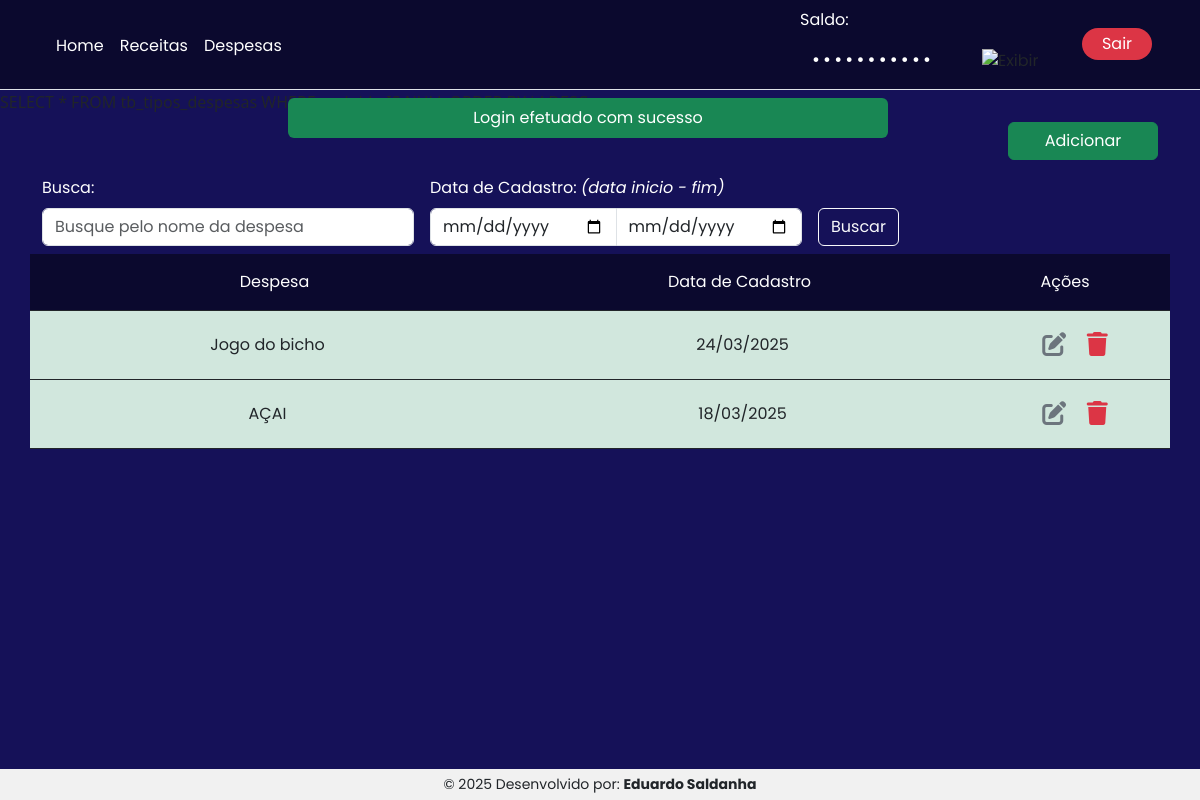
Screenshot of /listar_tipos_de_despesas (signed in) with the database file from the repository.
### tables this page shows
CREATE TABLE `tb_usuarios`  (
  `id` int NOT NULL AUTO_INCREMENT,
  `cpf` varchar(14) NULL DEFAULT '',
  `senha` varchar(255) NULL DEFAULT NULL,
  `saldo` varchar(255) NULL DEFAULT NULL,
  `entrada` varchar(255) NULL DEFAULT NULL,
  `nome` varchar(255) NULL DEFAULT NULL,
  PRIMARY KEY (`id`) USING BTREE
);

CREATE TABLE `tb_tipos_despesas`  (
  `id` int NOT NULL AUTO_INCREMENT,
  `despesa` varchar(255) NULL DEFAULT '',
  `data_cadastro` datetime NULL DEFAULT NULL,
  `excluido` char(1) NULL DEFAULT NULL,
  PRIMARY KEY (`id`) USING BTREE
);

### includes/functions.php (called while the page is built, shortened)
<?php
    function formatarValorReais3($valor)
    {
        $valor = floatval($valor);
        return number_format($valor, 2, ',', '.');
    }
    function formataData($date) {
        $date = DateTime::createFromFormat('Y-m-d H:i:s', $date)->format('d/m/Y');
        return $date;
    }
?>

### views/listar_tipos_de_despesas.php (the view, shortened to what this page needs)
<?php
$where = '';
echo $buscar_despesas = "SELECT * FROM tb_tipos_despesas WHERE excluido IS NULL $where ORDER BY id DESC";
$resultado = mysqli_query($conn, $buscar_despesas);
?>
<div class="container pt-2">
    <div class="row">
        <div class="col-12">
            <div class="d-flex justify-content-end pb-3">
                <a href="<?= SITE ?>cadastro_despesas" class="btn btn-success btn-add">Adicionar</a>
            </div>
        </div>
        <form action="<?= SITE ?>despesas" method="GET" class="d-flex align-items-center text-white">
            <div class="col-xxl-4 col-xl-4 col-lg-4 col-md-4 col-sm-12">
                <label for="" class="form-label text-white">Busca: </label>
                <input type="text" name="nome" class="form-control mb-2" id="nome" placeholder="Busque pelo nome da despesa" value="<?php echo isset($_GET['nome']) ? $_GET['nome'] : ''; ?>">
            </div>
            <div class="col-4 ms-3">
                <label for="" class="form-label text-white">Data de Cadastro: </label>
                <i>(data inicio - fim)</i>
                <div class="input-group">
                    <input type="date" name="data_inicio" class="form-control mb-2" id="data-inicio" value="<?php echo isset($_GET['data_inicio']) ? $_GET['data_inicio'] : ''; ?>">
                    <input type="date" name="data_fim" class="form-control mb-2" id="data-fim" value="<?php echo isset($_GET['data_fim']) ? $_GET['data_fim'] : ''; ?>">
                </div>
            </div>
            <div class="col-1 mt-4 text-white ms-3">
                <button type="submit" class="btn btn-outline-light">Buscar</button>
            </div>
        </form>
    </div>
    <ul class="row list-unstyled bg-light">
        <li class="col-12 text-white bg-2 py-3 text-center border-bottom border-dark">
            <div class="d-flex justify-content-between">
                <div class="col-5">Despesa</div>
                <div class="col-2">Data de Cadastro</div>
                <div class="col-2">Ações</div>
            </div>
        </li>
        <?php
        while ($despesa = mysqli_fetch_array($resultado)) {
        ?>
            <li class="col-12 text-center">
                <div class="row justify-content-between align-items-center mb-0 py-3 bg-default border-bottom border-dark">
                    <div class="col-5">
                        <?= $despesa['despesa'] ?>
                    </div>
                    <div class="col-2">
                        <?= $despesa['data_cadastro'] ? formataData($despesa['data_cadastro']) : '' ?>
                    </div>
                    <div class="col-2">
                        <a href="<?= SITE ?>cadastro_despesas&cod=<?= $despesa['id'] ?>" class="fs-4 text-secondary"><i class="fa-solid fa-pen-to-square"></i></a>
                        <a href="<?= SITE ?>controllers/excluir_tipo_de_despesa.php?id=<?= $despesa['id'] ?>" class="fs-4 ms-3 text-danger"><i class="fa-solid fa-trash"></i></a>
                    </div>
                </div>
            </li>
        <?php } ?>
    </ul>
</div>

### views/header.php
<header class="">
    <nav class="navbar navbar-expand-lg bg-2 border-bottom">
        <div class="container-fluid px-xxl-5 px-xl-5 px-lg-5 px-md-5 px-sm-3">
            <div class="collapse navbar-collapse row" id="navbarNav">
                <div class="col-8">
                    <ul class="navbar-nav align-items-center">
                        <li class="nav-item">
                            <a class="nav-link active text-white fs-6 pb-1" aria-current="page" href="<?= SITE ?>home">Home</a>
                        </li>
                        <li class="nav-item">
                            <a class="nav-link active text-white fs-6 pb-1" aria-current="page" href="<?= SITE ?>receitas">Receitas</a>
                        </li>
                        <li class="nav-item">
                            <a class="nav-link active text-white fs-6 pb-1" aria-current="page" href="<?= SITE ?>despesas">Despesas</a>
                        </li>
                    </ul>
                </div>
                <div class="col-3">
                    <label for="" class="form-label text-white">Saldo:</label>
                    <div class="d-flex align-items-center">
                        <?php
                        $saldo = isset($dados['saldo']) ? $dados['saldo'] : 0.00;
                        $saldoVisivel = $_SESSION['saldo_visivel'] ?? false;
                        ?>
                        <div class="col-8">
                            <input
                                type="<?= $saldoVisivel ? 'text' : 'password' ?>"
                                id="saldo"
                                class="form-control input-sensivel"
                                value="R$ <?= formatarValorReais3($saldo); ?>"
                                disabled>
                        </div>
                        <div class="col-4co">
                            <img
                                src="https://img.icons8.com/?size=100&id=<?= $saldoVisivel ? '60022' : '59814' ?>&format=png&color=FFFFFF"
                                alt="Exibir"
                                id="toggle-olho"
                                class="icone-olho">
                        </div>
                    </div>
                </div>
                <div class="col-1 text-center">
                        <a class="nav-link active text-white fs-6 w-100 bg-danger rounded-pill py-1" aria-current="page" href="<?= SITE ?>controllers/sair.php">Sair</a>
                </div>
            </div>
        </div>
    </nav>
</header>
<?php include_once('modulos/mensagem.php') ?>

### css/style.css (style rules this page uses)
* { font-family: "Poppins", sans-serif; }
.bg-1 { background: rgb(21, 17, 88); }
.bg-2 { background: rgb(11, 9, 46); }
.input-sensivel { font-size: 1.2rem; border: none; background: none; color: #ffffff; width: 100%; text-align: left; letter-spacing: 0.2rem; }
.input-sensivel:disabled { background: none; }
.icone-olho { cursor: pointer; margin-left: 10px; height: 30px; }
.btn-add { width: 150px; }
.bg-default { background-color:#d1e7dd; }

### rows the page displays
tb_tipos_despesas: despesa "Jogo do bicho", data_cadastro "24/03/2025"
tb_tipos_despesas: despesa "AÇAI", data_cadastro "18/03/2025"

### other values shown
$message_text "Login efetuado com sucesso"
